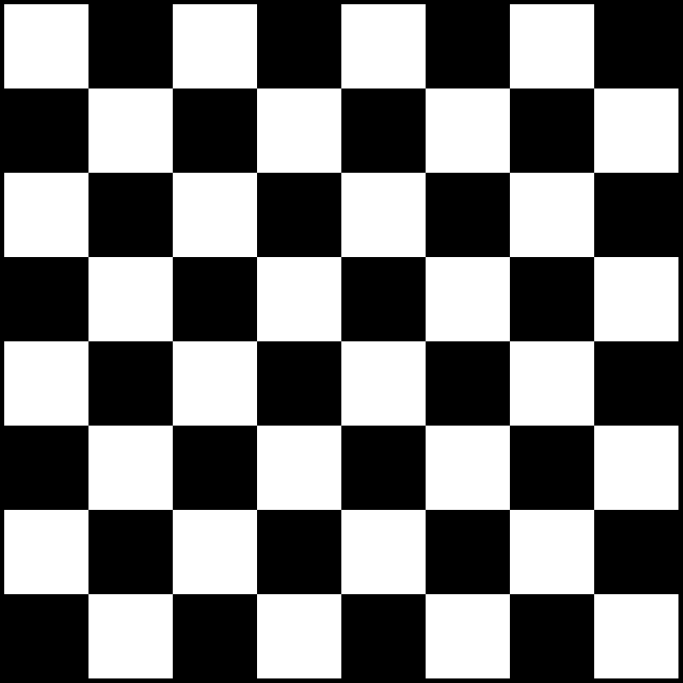
#> input picture assets/Chess_Board.png, 2048 x 2048 px (shown at 1/3 size)
$ python 7_corner_detection.py
#> lines starting #> are read from the running program, lines starting #| are printed output that depends on the picture
"""
In this tutorial, we will learn on how to detect corners in an image or video capture device.

A lot of the times when we detect features like edges, corners, you will CONVERT THE IMAGE
INTO GREY SCALE before you pass it to the algorithms since it will be easier to detect it.
"""
import numpy as np
import cv2

# Load the image
img = cv2.imread("assets/Chess_Board.png", flags=1) # assume the image is in BGR color format
#> img is the input picture: shape (2048, 2048, 3); min 0, max 255, mean 124.4

# Resize the image to be a bit small
img = cv2.resize(img, (0, 0), fx=0.75, fy=0.75)
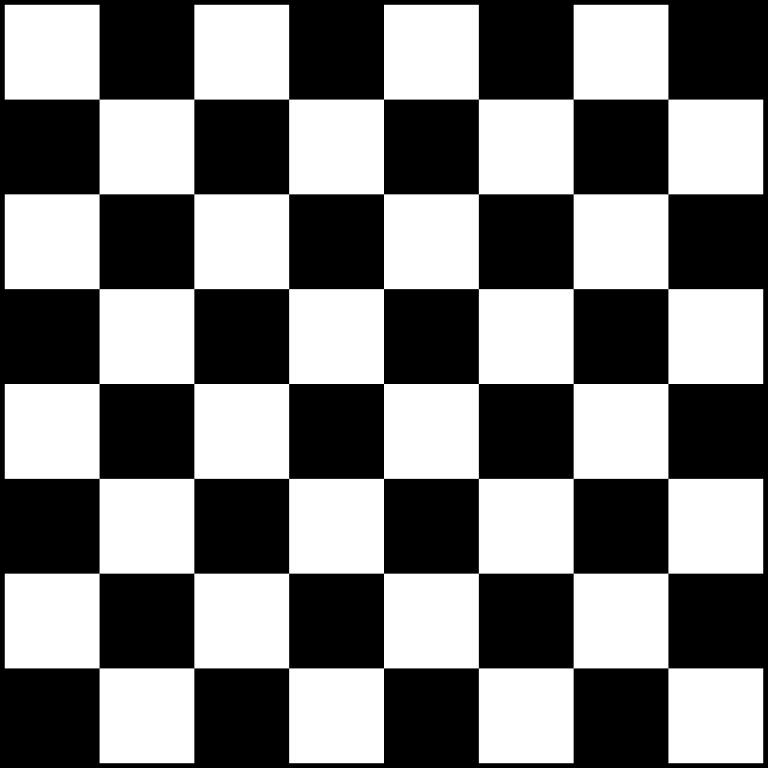
#> img: shape (1536, 1536, 3) (shown at 1/2 size); min 0, max 255, mean 124.4

# Convert BGR to gray scale color
gray = cv2.cvtColor(img, cv2.COLOR_BGR2GRAY)

# Detect corners.
# The function will return a list of x y corner coordinates
corners = cv2.goodFeaturesToTrack(image=gray, maxCorners=100, qualityLevel=0.01, minDistance=10)
#> corners = 79 rows, first 8: [768, 768], [767, 957], [957, 768], [578, 767], [768, 578], [199, 767], [768, 1336], [767, 199]

# Convert the floating point into integer
corners = np.intp(corners)

# Extract all the corner coordinates
for corner in corners:
  '''
  Flat the array regardless its dimension (remove the interior rents)
  >> [[[1, 2]]] --> [1, 2]
  >> [[[1, 2]], [[4, 5]]] --> [1, 2, 4, 5]
  '''
  x, y = corner.ravel()
  # Draw the corner on the colored image
  img = cv2.circle(img=img, center=(x , y), radius=5, color=(0, 0, 255), thickness=-1)
#> this loop made 79 passes
#> (x, y) on passes 1 to 12: (768, 768), (767, 957), (957, 768), (578, 767), (768, 578), (199, 767), (768, 1336), (767, 199), (1336, 768), (388, 768), (1147, 767), (768, 1147)
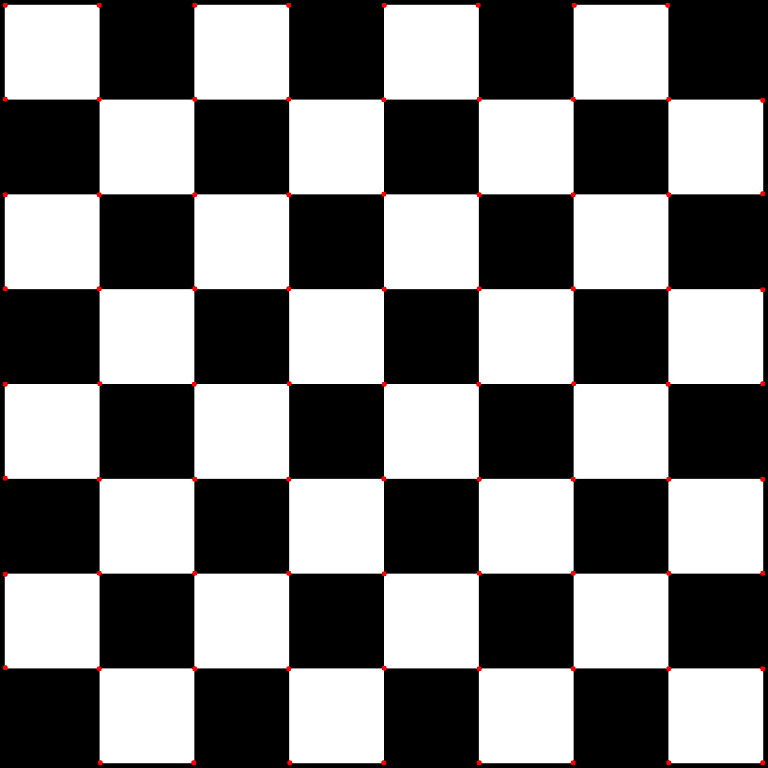
#> img: shape (1536, 1536, 3) (shown at 1/2 size); mean B, G, R 124, 124, 124.7

for i in range(len(corners)):
  for j in range(i + 1, len(corners)):
    corner1 = tuple(corners[i][0])
    corner2 = tuple(corners[j][0])
    color = tuple(map(lambda x: int(x), np.random.randint(0, 255, size=3)))
    cv2.line(img, corner1, corner2, color, 1)
#> this loop made 79 passes
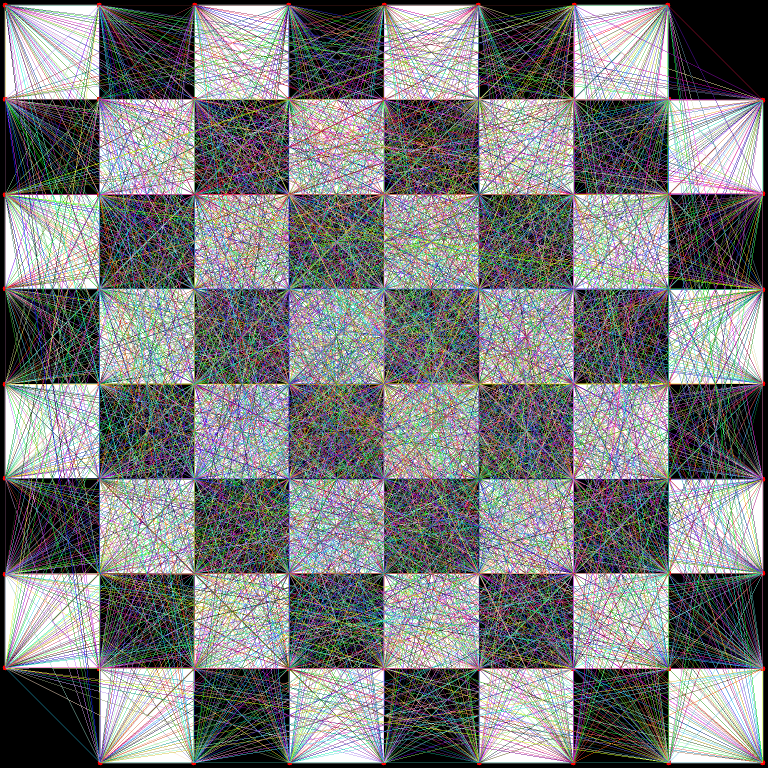
#> img: shape (1536, 1536, 3) (shown at 1/2 size); mean B, G, R 124.4, 123.4, 122.4

# Display the image
cv2.imshow("Chess Board", img)

# Save the image
cv2.imwrite('assets/Chess_Board_corner_detection_line.png', img)

# Close the window
cv2.waitKey(0)
cv2.destroyAllWindows()
